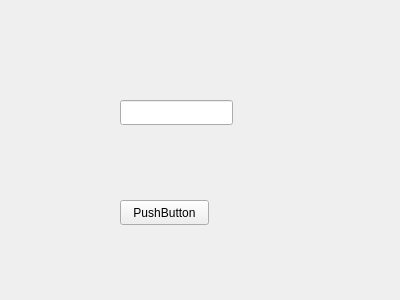
<?xml version="1.0" encoding="UTF-8"?>
<ui version="4.0">
 <class>DeleteBook</class>
 <widget class="QWidget" name="DeleteBook">
  <property name="geometry">
   <rect>
    <x>0</x>
    <y>0</y>
    <width>400</width>
    <height>300</height>
   </rect>
  </property>
  <property name="windowTitle">
   <string>Form</string>
  </property>
  <widget class="QPushButton" name="pushButton">
   <property name="geometry">
    <rect>
     <x>120</x>
     <y>200</y>
     <width>89</width>
     <height>25</height>
    </rect>
   </property>
   <property name="text">
    <string>PushButton</string>
   </property>
  </widget>
  <widget class="QLineEdit" name="IdEdit">
   <property name="geometry">
    <rect>
     <x>120</x>
     <y>100</y>
     <width>113</width>
     <height>25</height>
    </rect>
   </property>
  </widget>
 </widget>
 <resources/>
 <connections/>
</ui>
